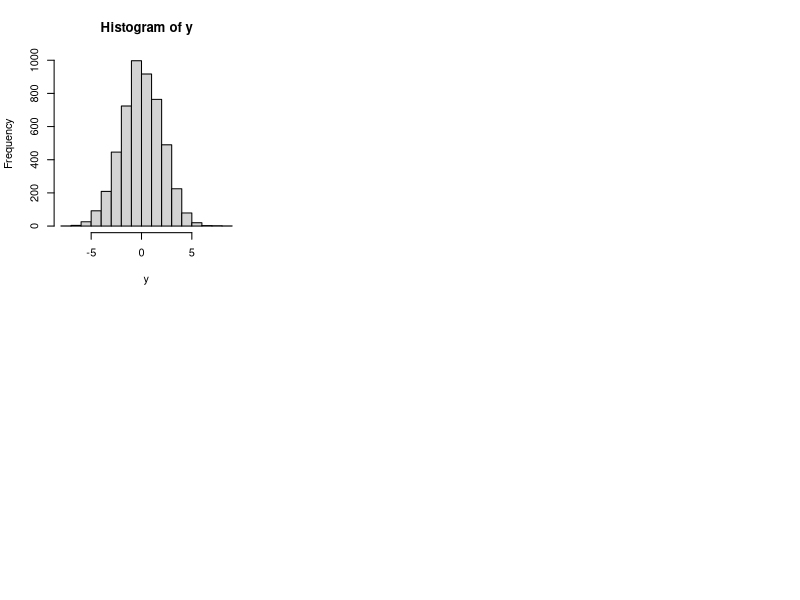

Reproduce this figure in R. (Note: this script raises an error after producing the figure.)
library(sn)
par(mfrow=c(2,3))
N<-5000
rho<-.3
std<-function(x) (x-mean(x,na.rm=TRUE))/sd(x,na.rm=TRUE)
for (alpha in c(0,10,50,100,250,500)) {
    b1<-b2<-1
    library(MASS)
    xz<-mvrnorm(N,mu=c(0,0),Sigma=matrix(c(1,rho,rho,1),2,2))
    ey<-b1*xz[,1]+b2*xz[,2]
    alpha2<-ifelse(ey>0,ey*alpha,0)

    ff<-function(alpha) rsn(n=1,xi=0,omega=2,alpha=alpha,tau=0,dp=NULL)
    rsnV<-Vectorize(ff,"alpha")
    ##
    err<-rsnV(alpha=alpha2)

    
    #err<-(err-mean(err))/sd(err)
    y<-err#y<-std(ey+err)
    hist(y)
    print(skewness(y))
}


z<-list()
for (i in 1:100) z[[i]]<-rsn(n=25,xi=0,omega=1,alpha=seq(0,i,length.out=25),tau=0,dp=NULL)
z<-do.call("rbind",z)



##b3=0
N<-c(250,1000,5000)
rho<-seq(0,.3,by=.1)
alpha<-seq(0,20,by=5)
pars<-expand.grid(N=N,rho=rho,alpha=alpha)
tmp<-list()
for (i in 1:nrow(pars)) tmp[[i]]<-pars[i,]
pars<-tmp


simfun<-function(pars,b1=1,b2=1,s2=1) {
    for (i in 1:length(pars)) assign(names(pars)[i],pars[[i]][1])
    library(sn)
    library(e1071)
    library(MASS)
    std<-function(x) (x-mean(x,na.rm=TRUE))/sd(x,na.rm=TRUE)
    sk<-sig<-numeric()
    for (i in 1:100) {
        xz<-mvrnorm(N,mu=c(0,0),Sigma=matrix(c(1,rho,rho,1),2,2))
        ey<-b1*xz[,1]+b2*xz[,2]
        alpha2<-ifelse(ey>0,ey*alpha,0)
        err<-rsn(n=N, xi=0, omega=2, alpha=alpha2, tau=0, dp=NULL)
        err<-(err-mean(err))/sd(err)
        y<-std(ey+err)
        ##
        df<-data.frame(y=y,x=xz[,1],z=xz[,2])
        m<-lm(y~x*z,df)
        pv<-summary(m)$coef[4,4]
        sig[i]<-ifelse(pv<.05,1,0)
        sk[i]<-mean(skewness(df$y))
    }
    c(N,rho,alpha,mean(sig),mean(sk))
}
library(parallel)
out<-mclapply(pars,simfun,mc.cores=25)
tab<-do.call("rbind",out)


#pdf("/home/bd/Dropbox/Apps/Overleaf/Interaction_problems/skew1.pdf",width=8,height=3)
L<-split(data.frame(tab),tab[,1])
par(mgp=c(2,1,0),mfrow=c(1,3),mar=c(3,3,1,1))
for (ii in 1:length(L)) {
    zz<-split(L[[ii]],L[[ii]][,2])
    plot(NULL,xlim=c(0,100),ylim=c(0,1),xlab=expression(alpha),ylab='FDR')
    cols<-colorRampPalette(c("red", "blue"))( length(zz))
    for (i in 1:length(zz)) {
        tmp<-zz[[i]]
        lines(tmp[,3],tmp[,4],col=cols[i],lwd=2)
    }
    legend("topleft",bty='n',paste("N=",unique(tmp[,1]),sep=''))
    legend("bottomright",bty='n',names(zz),fill=cols,title=expression(rho))
    abline(h=.05,col='gray')
}
#dev.off()
